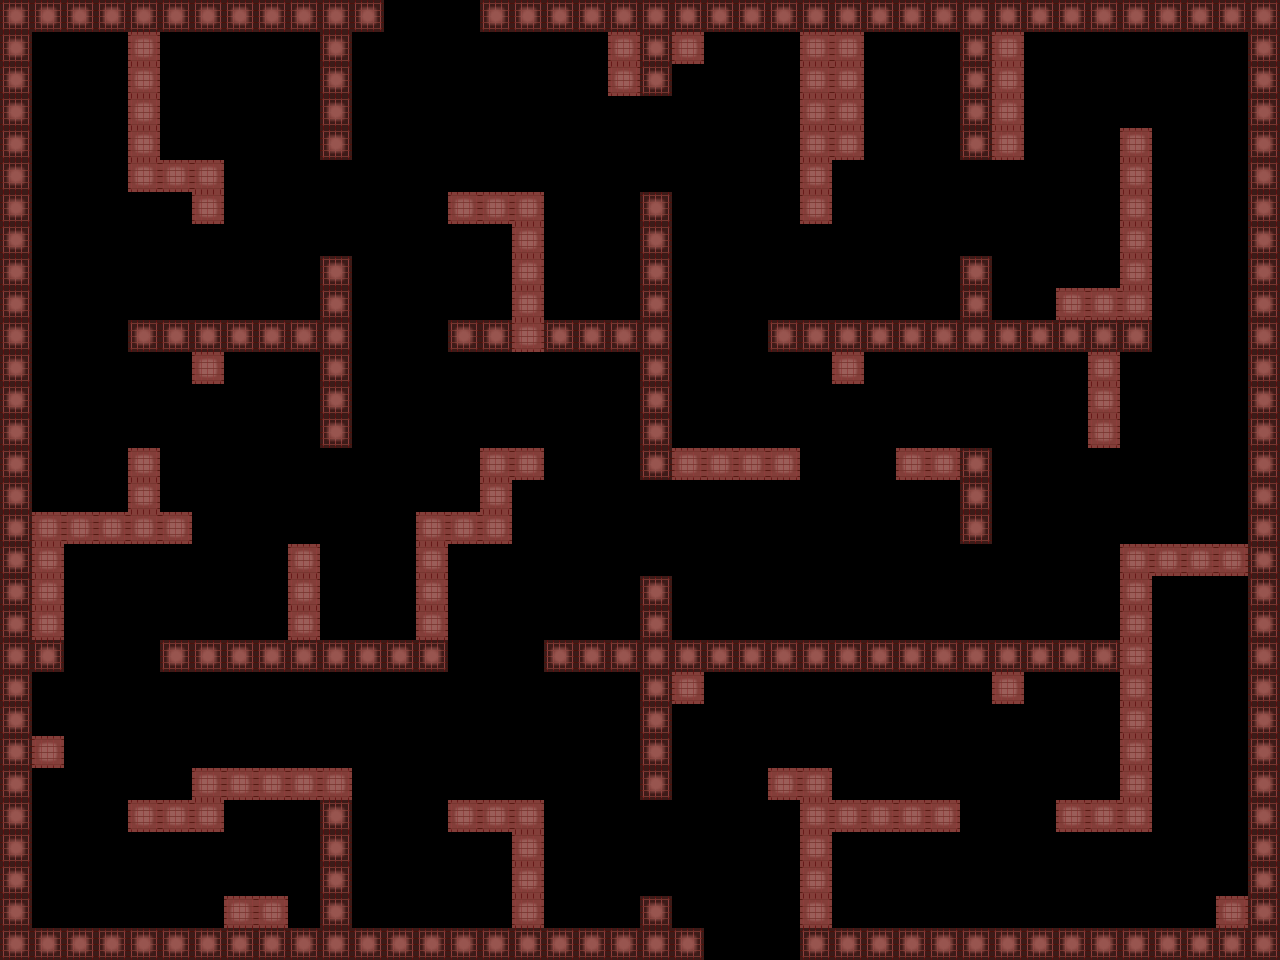

Rendered tile map (Tiled .tmx) drawn with the repository's tilesets; below, a short description and the full map source, tile grids included:
An orthogonal 40x30 tile map with 32x32 px tiles, 1 tile layer (Tile Layer 1), 1 hidden layer not drawn, 2 tilesets.

<map version="1.2" tiledversion="1.3.4" orientation="orthogonal" renderorder="right-down" width="40" height="30" tilewidth="32" tileheight="32" infinite="0" nextlayerid="3" nextobjectid="1">
 <tileset firstgid="1" source="tile1.tsx" />
 <tileset firstgid="2" source="tile2.tsx" />
 <layer id="1" name="Tile Layer 1" width="40" height="30">
  <data encoding="csv">
1,1,1,1,1,1,1,1,1,1,1,1,0,0,0,1,1,1,1,1,1,1,1,1,1,1,1,1,1,1,1,1,1,1,1,1,1,1,1,1,
1,0,0,0,2,0,0,0,0,0,1,0,0,0,0,0,0,0,0,2,1,2,0,0,0,2,2,0,0,0,1,2,0,0,0,0,0,0,0,1,
1,0,0,0,2,0,0,0,0,0,1,0,0,0,0,0,0,0,0,2,1,0,0,0,0,2,2,0,0,0,1,2,0,0,0,0,0,0,0,1,
1,0,0,0,2,0,0,0,0,0,1,0,0,0,0,0,0,0,0,0,0,0,0,0,0,2,2,0,0,0,1,2,0,0,0,0,0,0,0,1,
1,0,0,0,2,0,0,0,0,0,1,0,0,0,0,0,0,0,0,0,0,0,0,0,0,2,2,0,0,0,1,2,0,0,0,2,0,0,0,1,
1,0,0,0,2,2,2,0,0,0,0,0,0,0,0,0,0,0,0,0,0,0,0,0,0,2,0,0,0,0,0,0,0,0,0,2,0,0,0,1,
1,0,0,0,0,0,2,0,0,0,0,0,0,0,2,2,2,0,0,0,1,0,0,0,0,2,0,0,0,0,0,0,0,0,0,2,0,0,0,1,
1,0,0,0,0,0,0,0,0,0,0,0,0,0,0,0,2,0,0,0,1,0,0,0,0,0,0,0,0,0,0,0,0,0,0,2,0,0,0,1,
1,0,0,0,0,0,0,0,0,0,1,0,0,0,0,0,2,0,0,0,1,0,0,0,0,0,0,0,0,0,1,0,0,0,0,2,0,0,0,1,
1,0,0,0,0,0,0,0,0,0,1,0,0,0,0,0,2,0,0,0,1,0,0,0,0,0,0,0,0,0,1,0,0,2,2,2,0,0,0,1,
1,0,0,0,1,1,1,1,1,1,1,0,0,0,1,1,2,1,1,1,1,0,0,0,1,1,1,1,1,1,1,1,1,1,1,1,0,0,0,1,
1,0,0,0,0,0,2,0,0,0,1,0,0,0,0,0,0,0,0,0,1,0,0,0,0,0,2,0,0,0,0,0,0,0,2,0,0,0,0,1,
1,0,0,0,0,0,0,0,0,0,1,0,0,0,0,0,0,0,0,0,1,0,0,0,0,0,0,0,0,0,0,0,0,0,2,0,0,0,0,1,
1,0,0,0,0,0,0,0,0,0,1,0,0,0,0,0,0,0,0,0,1,0,0,0,0,0,0,0,0,0,0,0,0,0,2,0,0,0,0,1,
1,0,0,0,2,0,0,0,0,0,0,0,0,0,0,2,2,0,0,0,1,2,2,2,2,0,0,0,2,2,1,0,0,0,0,0,0,0,0,1,
1,0,0,0,2,0,0,0,0,0,0,0,0,0,0,2,0,0,0,0,0,0,0,0,0,0,0,0,0,0,1,0,0,0,0,0,0,0,0,1,
1,2,2,2,2,2,0,0,0,0,0,0,0,2,2,2,0,0,0,0,0,0,0,0,0,0,0,0,0,0,1,0,0,0,0,0,0,0,0,1,
1,2,0,0,0,0,0,0,0,2,0,0,0,2,0,0,0,0,0,0,0,0,0,0,0,0,0,0,0,0,0,0,0,0,0,2,2,2,2,1,
1,2,0,0,0,0,0,0,0,2,0,0,0,2,0,0,0,0,0,0,1,0,0,0,0,0,0,0,0,0,0,0,0,0,0,2,0,0,0,1,
1,2,0,0,0,0,0,0,0,2,0,0,0,2,0,0,0,0,0,0,1,0,0,0,0,0,0,0,0,0,0,0,0,0,0,2,0,0,0,1,
1,1,0,0,0,1,1,1,1,1,1,1,1,1,0,0,0,1,1,1,1,1,1,1,1,1,1,1,1,1,1,1,1,1,1,2,0,0,0,1,
1,0,0,0,0,0,0,0,0,0,0,0,0,0,0,0,0,0,0,0,1,2,0,0,0,0,0,0,0,0,0,2,0,0,0,2,0,0,0,1,
1,0,0,0,0,0,0,0,0,0,0,0,0,0,0,0,0,0,0,0,1,0,0,0,0,0,0,0,0,0,0,0,0,0,0,2,0,0,0,1,
1,2,0,0,0,0,0,0,0,0,0,0,0,0,0,0,0,0,0,0,1,0,0,0,0,0,0,0,0,0,0,0,0,0,0,2,0,0,0,1,
1,0,0,0,0,0,2,2,2,2,2,0,0,0,0,0,0,0,0,0,1,0,0,0,2,2,0,0,0,0,0,0,0,0,0,2,0,0,0,1,
1,0,0,0,2,2,2,0,0,0,1,0,0,0,2,2,2,0,0,0,0,0,0,0,0,2,2,2,2,2,0,0,0,2,2,2,0,0,0,1,
1,0,0,0,0,0,0,0,0,0,1,0,0,0,0,0,2,0,0,0,0,0,0,0,0,2,0,0,0,0,0,0,0,0,0,0,0,0,0,1,
1,0,0,0,0,0,0,0,0,0,1,0,0,0,0,0,2,0,0,0,0,0,0,0,0,2,0,0,0,0,0,0,0,0,0,0,0,0,0,1,
1,0,0,0,0,0,0,2,2,0,1,0,0,0,0,0,2,0,0,0,1,0,0,0,0,2,0,0,0,0,0,0,0,0,0,0,0,0,2,1,
1,1,1,1,1,1,1,1,1,1,1,1,1,1,1,1,1,1,1,1,1,1,0,0,0,1,1,1,1,1,1,1,1,1,1,1,1,1,1,1
</data>
 </layer>
 <layer id="2" name="jalan" width="40" height="30" visible="0" locked="1" opacity="0.39">
  <data encoding="csv">
0,0,0,0,0,0,0,0,0,0,0,0,0,2,0,0,0,0,0,0,0,0,0,0,0,0,0,0,0,0,0,0,0,0,0,0,0,0,0,0,
0,0,0,0,0,0,0,0,0,0,0,0,0,2,0,0,0,0,0,0,0,0,0,0,0,0,0,0,0,0,0,0,0,0,0,0,0,0,0,0,
0,0,0,0,0,0,0,0,0,0,0,0,0,2,0,0,0,0,0,0,0,0,0,0,0,0,0,0,0,0,0,0,0,2,2,2,2,2,0,0,
0,0,0,0,0,0,0,0,0,0,0,0,0,2,0,0,0,0,0,0,0,0,0,0,0,0,0,0,0,0,0,0,0,2,0,0,0,2,0,0,
0,0,0,0,0,0,0,0,0,0,0,0,0,2,2,2,2,2,2,2,2,2,2,2,0,0,0,0,0,0,0,0,0,2,0,0,0,2,0,0,
0,0,0,0,0,0,0,0,0,0,0,0,0,0,0,0,0,0,0,0,0,0,0,2,0,0,0,0,0,0,0,0,0,2,0,0,0,2,0,0,
0,0,0,0,0,0,0,0,0,0,0,0,0,0,0,0,0,0,0,0,0,0,0,2,0,0,0,2,2,2,2,2,2,2,0,0,0,2,0,0,
0,0,0,0,0,0,0,0,0,0,0,0,0,0,0,0,0,0,0,0,0,0,0,2,0,0,0,2,0,0,0,0,0,0,0,0,0,2,0,0,
0,0,0,0,0,0,0,0,0,0,0,0,0,0,0,0,0,0,0,0,0,0,0,2,2,2,2,2,0,0,0,0,0,0,0,0,0,2,0,0,
0,0,0,0,0,0,0,0,0,0,0,0,0,0,0,0,0,0,0,0,0,0,0,0,0,0,0,0,0,0,0,0,0,0,0,0,0,2,0,0,
0,0,0,0,0,0,0,0,0,0,0,0,0,0,0,0,0,0,0,0,0,0,0,0,0,0,0,0,0,0,0,0,0,0,0,0,0,2,0,0,
0,0,0,0,0,0,0,0,0,0,0,0,0,0,0,0,0,0,0,0,0,0,0,0,0,0,0,0,0,0,0,0,0,0,0,0,0,2,0,0,
0,0,0,0,0,0,0,0,0,0,0,0,0,0,0,0,0,0,0,0,0,0,0,0,0,0,0,0,0,0,0,0,0,0,0,0,0,2,0,0,
0,0,0,0,0,0,0,0,0,0,0,0,0,0,0,0,0,0,0,0,0,0,0,0,0,0,0,0,0,0,0,0,0,0,0,0,0,2,0,0,
0,0,0,0,0,0,0,0,0,0,0,0,0,0,0,0,0,0,0,0,0,0,0,0,0,0,0,0,0,0,0,0,0,0,0,0,0,2,0,0,
0,0,0,0,0,0,0,0,0,0,0,0,0,0,0,0,0,0,0,0,0,0,0,0,0,0,0,0,0,0,0,0,0,2,2,2,2,2,0,0,
0,0,0,0,0,0,0,0,0,0,0,0,0,0,0,0,0,2,2,2,2,2,2,2,2,2,2,0,0,0,0,0,0,2,0,0,0,0,0,0,
0,0,0,0,0,0,0,0,0,0,0,0,0,0,0,0,0,2,0,0,0,0,0,0,0,0,2,0,0,0,0,0,0,2,0,0,0,0,0,0,
0,0,0,0,0,0,0,0,0,0,0,0,0,0,0,2,2,2,0,0,0,0,0,0,0,0,2,2,2,2,2,2,2,2,0,0,0,0,0,0,
0,0,0,0,0,0,0,0,0,0,0,0,0,0,0,2,0,0,0,0,0,0,0,0,0,0,0,0,0,0,0,0,0,0,0,0,0,0,0,0,
0,0,0,0,0,0,0,0,0,0,0,0,0,0,0,2,0,0,0,0,0,0,0,0,0,0,0,0,0,0,0,0,0,0,0,0,0,0,0,0,
0,0,0,0,0,0,0,0,0,0,0,0,0,0,0,2,0,0,0,0,0,0,0,0,0,0,0,0,0,0,0,0,0,0,0,0,0,0,0,0,
0,0,0,0,0,0,0,0,0,0,0,0,0,0,0,2,0,0,0,0,0,0,0,0,0,0,0,0,0,0,0,0,0,0,0,0,0,0,0,0,
0,0,0,0,0,0,0,0,0,0,0,0,0,0,0,2,2,2,2,0,0,0,0,0,0,0,0,0,0,0,0,0,0,0,0,0,0,0,0,0,
0,0,0,0,0,0,0,0,0,0,0,0,0,0,0,0,0,0,2,0,0,0,0,0,0,0,0,0,0,0,0,0,0,0,0,0,0,0,0,0,
0,0,0,0,0,0,0,0,0,0,0,0,0,0,0,0,0,0,2,0,0,0,0,0,0,0,0,0,0,0,0,0,0,0,0,0,0,0,0,0,
0,0,0,0,0,0,0,0,0,0,0,0,0,0,0,0,0,0,2,2,2,2,2,2,0,0,0,0,0,0,0,0,0,0,0,0,0,0,0,0,
0,0,0,0,0,0,0,0,0,0,0,0,0,0,0,0,0,0,0,0,0,0,0,2,0,0,0,0,0,0,0,0,0,0,0,0,0,0,0,0,
0,0,0,0,0,0,0,0,0,0,0,0,0,0,0,0,0,0,0,0,0,0,0,2,0,0,0,0,0,0,0,0,0,0,0,0,0,0,0,0,
0,0,0,0,0,0,0,0,0,0,0,0,0,0,0,0,0,0,0,0,0,0,0,0,0,0,0,0,0,0,0,0,0,0,0,0,0,0,0,0
</data>
 </layer>
</map>